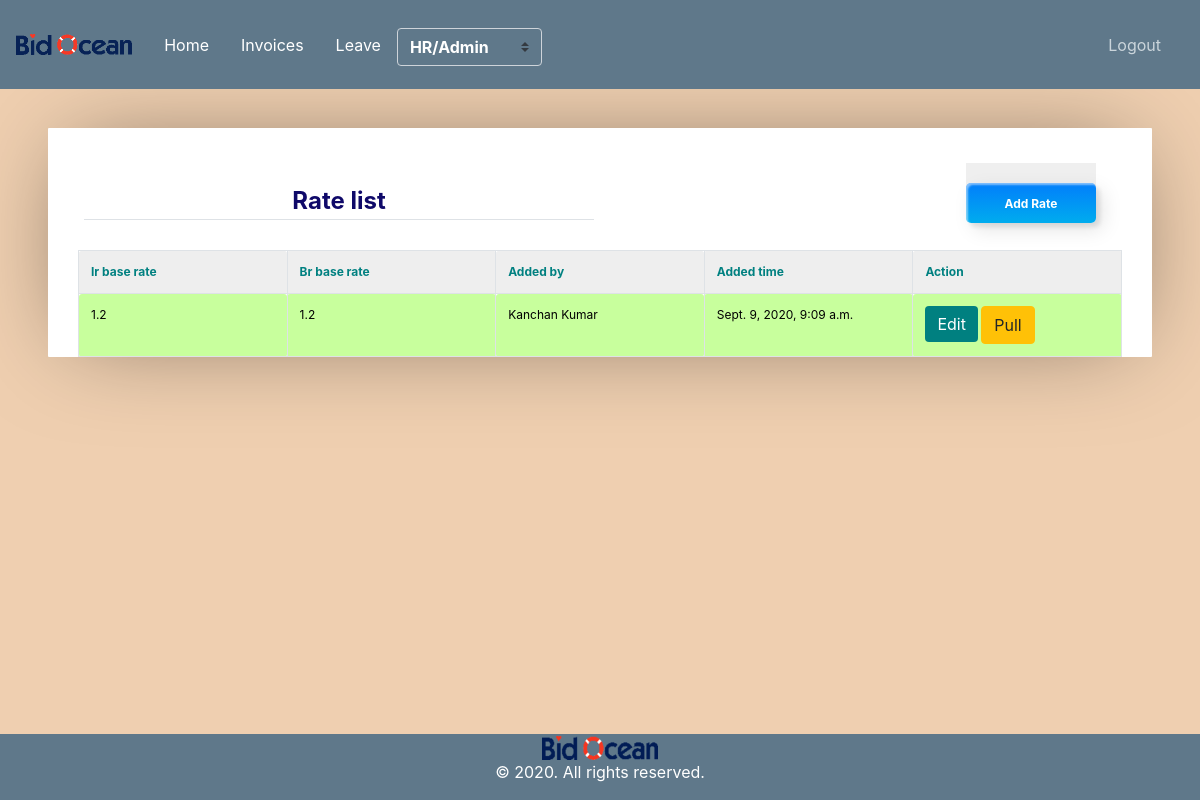
The app's page /rate-list/ (signed in), older data.
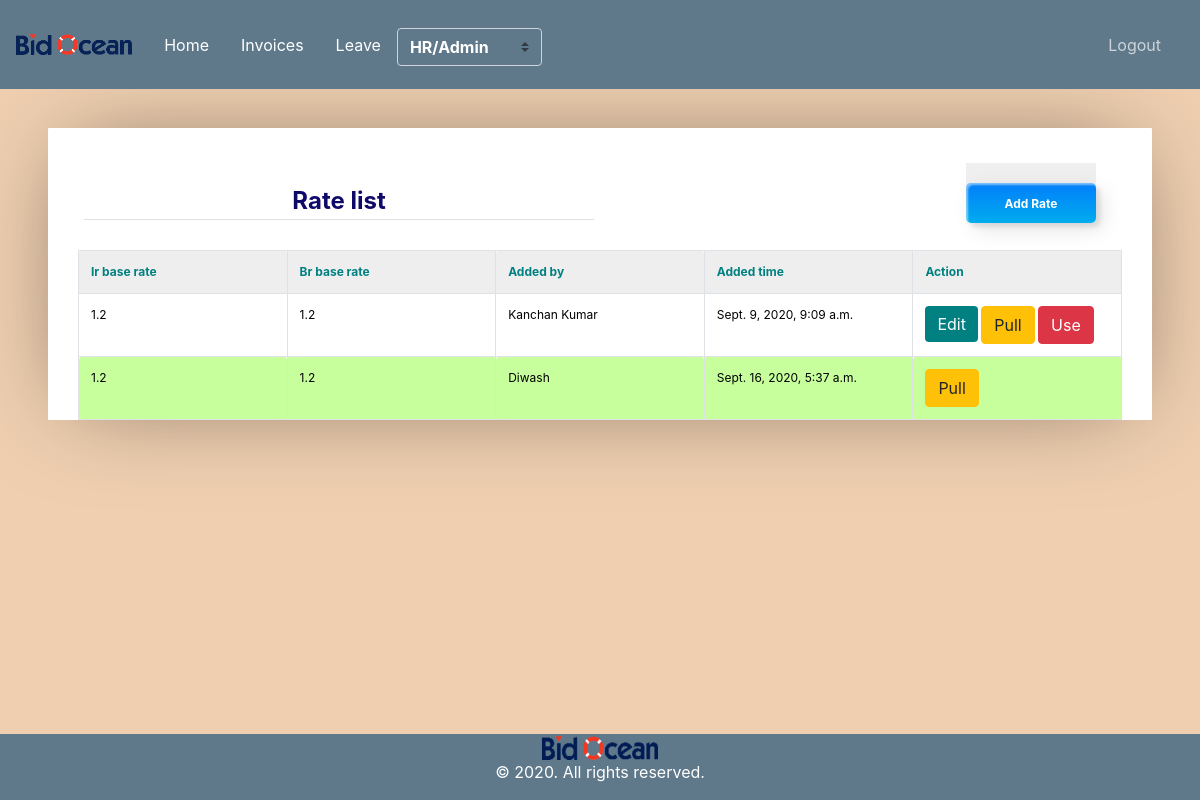
The same page, newer data.
### user_invoice/models.py (models this page shows, shortened)
class Rate(models.Model):
	id                  = models.AutoField(primary_key=True)
	base_ir             = models.CharField(max_length=300, null=True, blank=True)
	base_br             = models.CharField(max_length=200, null=True, blank=True)
	total_pay           = models.CharField(max_length=200, null=True, blank=True)
	difficultnp         = models.CharField(max_length=300, null=True, blank=True)
	extra_hours         = models.CharField(max_length=300, null=True, blank=True)
	file_attach         = models.CharField(max_length=300, null=True, blank=True)
	add_auth_days       = models.CharField(max_length=300, null=True, blank=True)
	new_entities_added  = models.CharField(max_length=300, null=True, blank=True)
	extra_days          = models.CharField(max_length=300, null=True, blank=True)
	duplicate_entities  = models.CharField(max_length=300, null=True, blank=True)
	errors              = models.CharField(max_length=300, null=True, blank=True)
	fines               = models.CharField(max_length=300, null=True, blank=True)
	duplicate_solic     = models.CharField(max_length=300)
	entity_cont_wrong   = models.CharField(max_length=300)
	false_referal       = models.CharField(max_length=300)
	fraudsolic_update   = models.CharField(max_length=300)
	source_ret_wo_res   = models.CharField(max_length=300)
	missed_bond         = models.CharField(max_length=300)
	missed_categories   = models.CharField(max_length=300)
	missed_solic_src    = models.CharField(max_length=300)
	missed_file         = models.CharField(max_length=300)
	missed_link         = models.CharField(max_length=300)
	missed_term         = models.CharField(max_length=300)
	not_posted_lead     = models.CharField(max_length=300)
	other_error         = models.CharField(max_length=300)
	other_serious_err   = models.CharField(max_length=300)
	refreshing_wds      = models.CharField(max_length=300)
	wage_not_selected   = models.CharField(max_length=300)
	skipped_solic       = models.CharField(max_length=300)
	source_ret_wo_note  = models.CharField(max_length=300)
	unjustified_absence = models.CharField(max_length=300)
	wrong_pre_bid       = models.CharField(max_length=300)
	wrong_categories    = models.CharField(max_length=300)
	wrong_geo_location  = models.CharField(max_length=300)
	incorrect_scope     = models.CharField(max_length=300)
	wrong_text_format   = models.CharField(max_length=300)
	auth_day_off        = models.CharField(max_length=300)
	unauth_day_off      = models.CharField(max_length=300)
	added_by            = models.ForeignKey(Employee, on_delete=models.SET_NULL, null=True, blank=True)
	added_date          = models.DateTimeField(auto_now_add=True)
	is_approved         = models.SmallIntegerField(default=0)

class Employee(models.Model):
	id       = models.AutoField(primary_key=True)
	name     = models.CharField(max_length=300)
	role     = models.ForeignKey(Role,on_delete=models.CASCADE)
	salary   = models.CharField(max_length=300, null=True, blank=True)
	address  = models.CharField(max_length=300)
	emp_id   = models.CharField(max_length=300, null=True, blank=True)
	phone_no = models.CharField(max_length=300)
	auth_tbl = models.OneToOneField(Userdetail, on_delete=models.CASCADE)
	added_at = models.DateTimeField(auto_now_add=True)

### user_invoice/views.py (the view)
# urls.py: path('rate-list/',views.RateDisplayView.as_view(),name='rate_list'),
class RateDisplayView(AdminOrHRPanelMixin,TemplateView):
    template_name = "user_invoice/rate_list.html"
    def get(self, request):
        employee = Employee.objects.get(auth_tbl=self.request.user)
        role     = employee.role.name.lower()
        context = {
            'role'     : role,
            'rates'    : Rate.objects.all(),
            'title'    : 'Rate list',
            'employee' : employee
        }
        return render(request, self.template_name, context)

### user_invoice/mixin.py (called while the page is built)
    def test_func(self):
        user     = self.request.user
        employee = Employee.objects.get(auth_tbl=user)
        return employee.role.name.lower() == 'admin' or employee.role.name.lower() == 'hr'

### user_invoice/templates/user_invoice/rate_list.html (shortened to what this page needs)
{% extends "user_invoice/base.html" %}
{% load crispy_forms_tags %}
{% block content %}
		<div class='container'>
		<table  width="100%">
			<tr>
				<td><legend class="border-bottom mb-4" style="color: rgb(15, 9, 105);text-align: center;"><b>Rate list</b> </legend></td>
				<td align="right"><a href="{% url 'rate_add' %}"><button class="custom-btn btn-12"><span>Click!</span><span><b> Add Rate</b></span></button></a></td>
			</tr>
		</table>
		<table cellpadding="0" cellspacing="0" border="0" class="table table-bordered table-striped  display" width="100%">
			<tr>
				<th style="color: teal;"><b>Ir base rate</b>  </th>
				<th style="color: teal;"><b>Br base rate</b></th>
				<th style="color: teal;"><b> Added by</b></th>
				<th style="color: teal;"><b> Added time</b></th>
				<th style="color: teal;"><b> Action</b></th>
			</tr>
			{% for rate in rates %}
				<tr {% if rate.is_approved == 1 %} style="background-color:#C8FF9D" {% endif %}>
					<td style="color: rgb(0, 0, 0);">{{rate.base_ir}}</td>
					<td style="color: rgb(0, 0, 0);">{{rate.base_br}}</td>
					<td style="color: rgb(0, 0, 0);">{{rate.added_by.name}}</td>
					<td style="color: rgb(0, 0, 0);">{{rate.added_date}}</td>
					<td style="color: rgb(0, 0, 0);">{% if employee.pk == rate.added_by.pk %}<a href="{% url 'rate_edit' rate.pk %}"><button  class="btn btn-primary shadow-none"  style="background-color:teal;border: none;">Edit</button></a>{% endif %} <a href="{% url 'rate_pull' rate.pk %}"><button  class="btn btn-warning" >Pull</button></a>
						{% if rate.is_approved == 0 %}
						<a href="{% url 'rate_approve' rate.pk %}" onclick="return confirm('Are you sure want to use this rate?')" ><button  class="btn btn-danger" >Use</button></a> </td>
						{% endif %}
				</tr>
			{% endfor %}
		</table>
		</div>
{% endblock content %}

Row changes from the older to the newer data that the page shows:
changed Rate "Sept. 9, 2020, 9:09 a.m.": now shows "Use"
added Rate: base_ir "1.2", base_br "1.2", added_by.name "Diwash", added_date "Sept. 16, 2020, 5:37 a.m."
